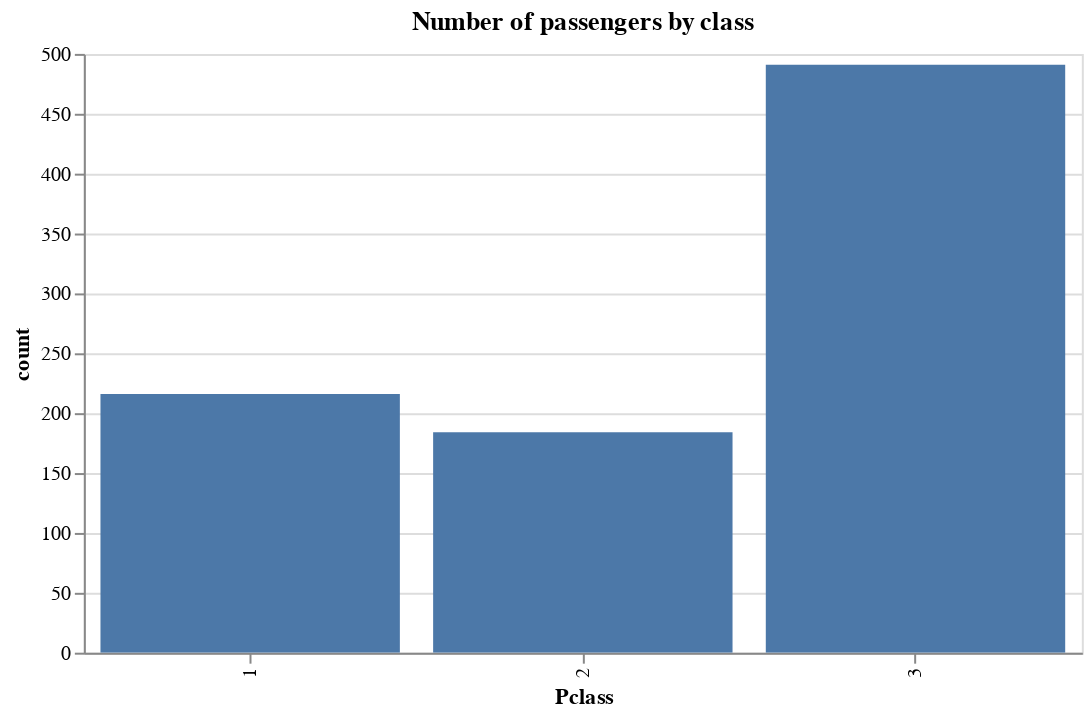

The notebook cell saved with this chart:
### Code cell
(
    passenger_class_counts_df
    .plot
    .bar(
        x="Pclass:O",
        y="count",
        tooltip=[
            alt.Tooltip("Pclass", title="Passenger class"),
            alt.Tooltip("count", title="Count", format="f")
        ]
    )
    .properties(
        width=500,
        title="Number of passengers by class"
    )
)

### Figure 1 — Vega-Lite specification as saved in the notebook (floating-point values rounded to 4 significant figures)
{"config": {"view": {"continuousWidth": 300, "continuousHeight": 300}}, "data": {"name": "data-c30dd86a46631d7ff2337a1aecc8478f"}, "mark": {"type": "bar", "tooltip": true}, "encoding": {"tooltip": [{"field": "Pclass", "title": "Passenger class", "type": "quantitative"}, {"field": "count", "format": "f", "title": "Count", "type": "quantitative"}], "x": {"field": "Pclass", "type": "ordinal"}, "y": {"field": "count", "type": "quantitative"}}, "params": [{"name": "param_6", "select": {"type": "interval", "encodings": ["x", "y"]}, "bind": "scales"}], "title": "Number of passengers by class", "width": 500, "$schema": "https://vega.github.io/schema/vega-lite/v5.20.1.json", "datasets": {"data-c30dd86a46631d7ff2337a1aecc8478f": [{"Pclass": 1, "count": 216}, {"Pclass": 2, "count": 184}, {"Pclass": 3, "count": 491}]}}
